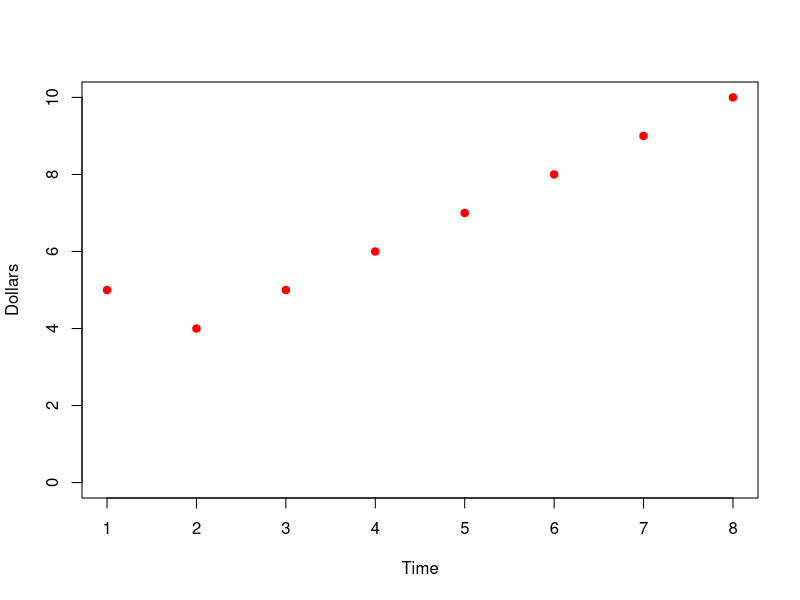

The R script that drew this image:
rm(list=ls())
# set.seed(12345)

xbin<-c()
pos <- 5
path<-c(5)
status<-0
while (status == 0){
  x <- rbinom(1, 1, 0.8)
  xbin<-c(xbin, x)
  if (x == 1) 
    pos <- pos + 1
  if (x == 0) 
    pos <- pos - 1
  path <- c(path, pos)
  if (pos == 10) 
    status <- 1
  if (pos == 0) 
    status <- 1
}

print(xbin)

plot(path, xlab="Time",ylab="Dollars", ylim=c(0,10), col="red", pch=19)
